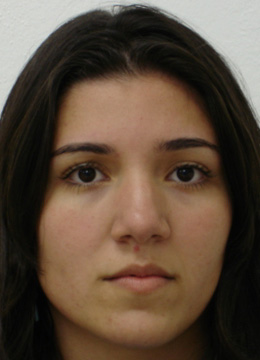
#> input picture test_HF/frontalimages_manuallyaligned_part1/105a.jpg, 260 x 360 px, given in place of 1b.jpg, which was not available
$ python HF_detection.py
#> lines starting #> are read from the running program, lines starting #| are printed output that depends on the picture; pictures that were not available may be replaced by others from this repository, and a replacement may not be noted
import numpy as np
import cv2

img=[]
vect_img=[]
for i in range(1,201):
    for lettre in ['a','b']:
        img.append(str(i)+lettre)

img_path='frontalimages_manuallyaligned_part1/'
#print(img_path+img[2]+'.jpg')

for i in range(1,201):
    image=cv2.imread(img_path+img[i]+'.jpg',0)
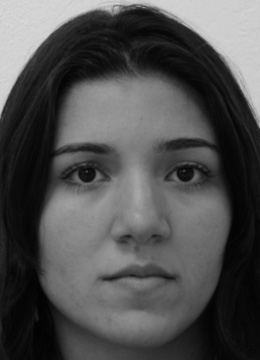
#> image: shape (360, 260); min 1, max 219, mean 79.5
    vect_img.append(image)
#> pass 2 of the loop `for i in range(1,201):`:
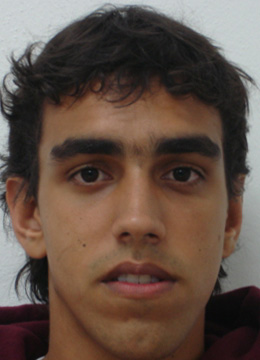
#> input picture test_HF/frontalimages_manuallyaligned_part1/114a.jpg, 260 x 360 px, given in place of 2a.jpg, which was not available
#> `image=cv2.imread(img_path+img[i]+'.jpg',0)`:
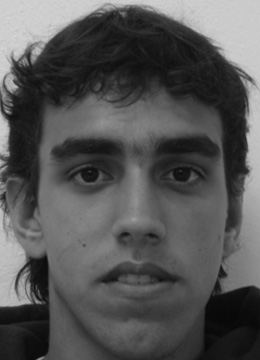
#> image: shape (360, 260); min 7, max 214, mean 85.2

vect_img[1]

# [5 lines of commented-out code are left out]

Label=[]  #1 homme 0 femme
#> Label = []

for i in range(1,21): #20
    Label.append(1)
#> after the loop, Label = [1, 1, 1, 1, 1, 1, 1, 1, 1, 1, 1, 1, 1, 1, 1, 1, 1, 1, 1, 1]

for i in range(1,5): #24
    Label.append(0)
#> after the loop, Label = [1, 1, 1, 1, 1, 1, 1, 1, 1, 1, 1, 1, 1, 1, 1, 1, 1, 1, 1, 1, 0, 0, 0, 0]

for i in range(1,5): #28
    Label.append(1)
#> after the loop, Label = 28 values, max 1 at index 0, min 0 at index 20, mean 0.857

for i in range(1,3): #30
    Label.append(0)
#> after the loop, Label = 30 values, max 1 at index 0, min 0 at index 20, mean 0.8

for i in range(1,11): #40
    Label.append(1)
#> after the loop, Label = 40 values, max 1 at index 0, min 0 at index 20, mean 0.85

for i in range(1,3): #42
    Label.append(0)
#> after the loop, Label = 42 values, max 1 at index 0, min 0 at index 20, mean 0.81

for i in range(1,7): #48
    Label.append(1)
#> after the loop, Label = 48 values, max 1 at index 0, min 0 at index 20, mean 0.833

for i in range(1,5): #52
    Label.append(0)
#> after the loop, Label = 52 values, max 1 at index 0, min 0 at index 20, mean 0.769

for i in range(1,3): #54
    Label.append(1)
#> after the loop, Label = 54 values, max 1 at index 0, min 0 at index 20, mean 0.778

for i in range(1,5): #58
    Label.append(0)
#> after the loop, Label = 58 values, max 1 at index 0, min 0 at index 20, mean 0.724

for i in range(1,15): #72
    Label.append(1)
#> after the loop, Label = 72 values, max 1 at index 0, min 0 at index 20, mean 0.778


for i in range(1,3): #74
    Label.append(0)
#> after the loop, Label = 74 values, max 1 at index 0, min 0 at index 20, mean 0.757

for i in range(1,3): #76
    Label.append(1)
#> after the loop, Label = 76 values, max 1 at index 0, min 0 at index 20, mean 0.763

for i in range(1,3): #78
    Label.append(0)
#> after the loop, Label = 78 values, max 1 at index 0, min 0 at index 20, mean 0.744

for i in range(1,7): #84
    Label.append(1)
#> after the loop, Label = 84 values, max 1 at index 0, min 0 at index 20, mean 0.762

for i in range(1,3): #86
    Label.append(0)
#> after the loop, Label = 86 values, max 1 at index 0, min 0 at index 20, mean 0.744

for i in range(1,15): #100
    Label.append(1)
#> after the loop, Label = 100 values, max 1 at index 0, min 0 at index 20, mean 0.78

for i in range(1,3): #102
    Label.append(0)
#> after the loop, Label = 102 values, max 1 at index 0, min 0 at index 20, mean 0.765


for i in range(1,13): #114
    Label.append(1)
#> after the loop, Label = 114 values, max 1 at index 0, min 0 at index 20, mean 0.789

for i in range(1,3): #116
    Label.append(0)
#> after the loop, Label = 116 values, max 1 at index 0, min 0 at index 20, mean 0.776

for i in range(1,3): #118
    Label.append(1)
#> after the loop, Label = 118 values, max 1 at index 0, min 0 at index 20, mean 0.78

for i in range(1,3): #120
    Label.append(0)
#> after the loop, Label = 120 values, max 1 at index 0, min 0 at index 20, mean 0.767

for i in range(1,17): #136
    Label.append(1)
#> after the loop, Label = 136 values, max 1 at index 0, min 0 at index 20, mean 0.794

for i in range(1,3): #138
    Label.append(0)
#> after the loop, Label = 138 values, max 1 at index 0, min 0 at index 20, mean 0.783

for i in range(1,5): #142
    Label.append(1)
#> after the loop, Label = 142 values, max 1 at index 0, min 0 at index 20, mean 0.789

for i in range(1,3): #144
    Label.append(0)
#> after the loop, Label = 144 values, max 1 at index 0, min 0 at index 20, mean 0.778

for i in range(1,5):#148
    Label.append(1)
#> after the loop, Label = 148 values, max 1 at index 0, min 0 at index 20, mean 0.784

for i in range(1,3): #150
    Label.append(0)
#> after the loop, Label = 150 values, max 1 at index 0, min 0 at index 20, mean 0.773

for i in range(1,5): #154
    Label.append(1)
#> after the loop, Label = 154 values, max 1 at index 0, min 0 at index 20, mean 0.779

for i in range(1,5): #158
    Label.append(0)
#> after the loop, Label = 158 values, max 1 at index 0, min 0 at index 20, mean 0.759

for i in range(1,9): #166
    Label.append(1)
#> after the loop, Label = 166 values, max 1 at index 0, min 0 at index 20, mean 0.771

for i in range(1,9): #174
    Label.append(0)
#> after the loop, Label = 174 values, max 1 at index 0, min 0 at index 20, mean 0.736

for i in range(1,7): #180
    Label.append(1)
#> after the loop, Label = 180 values, max 1 at index 0, min 0 at index 20, mean 0.744

for i in range(1,3): #182
    Label.append(0)
#> after the loop, Label = 182 values, max 1 at index 0, min 0 at index 20, mean 0.736

for i in range(1,9): #190
    Label.append(1)
#> after the loop, Label = 190 values, max 1 at index 0, min 0 at index 20, mean 0.747

for i in range(1,23): #212
    Label.append(0)
#> after the loop, Label = 212 values, max 1 at index 0, min 0 at index 20, mean 0.67

for i in range(1,21): #232
    Label.append(1)
#> after the loop, Label = 232 values, max 1 at index 0, min 0 at index 20, mean 0.698

for i in range(1,3): #234
    Label.append(0)
#> after the loop, Label = 234 values, max 1 at index 0, min 0 at index 20, mean 0.692

for i in range(1,3): #236
    Label.append(1)
#> after the loop, Label = 236 values, max 1 at index 0, min 0 at index 20, mean 0.695

for i in range(1,3): #238
    Label.append(0)
#> after the loop, Label = 238 values, max 1 at index 0, min 0 at index 20, mean 0.689

for i in range(1,3): #240
    Label.append(1)
#> after the loop, Label = 240 values, max 1 at index 0, min 0 at index 20, mean 0.692

for i in range(1,53): #292
    Label.append(0)
#> after the loop, Label = 292 values, max 1 at index 0, min 0 at index 20, mean 0.568

for i in range(1,5): #296
    Label.append(1)
#> after the loop, Label = 296 values, max 1 at index 0, min 0 at index 20, mean 0.574

for i in range(1,7): #302
    Label.append(0)
#> after the loop, Label = 302 values, max 1 at index 0, min 0 at index 20, mean 0.563

for i in range(1,7): #308
    Label.append(1)
#> after the loop, Label = 308 values, max 1 at index 0, min 0 at index 20, mean 0.571

for i in range(1,21): #328
    Label.append(0)
#> after the loop, Label = 328 values, max 1 at index 0, min 0 at index 20, mean 0.537

for i in range(1,3): #330
    Label.append(1)
#> after the loop, Label = 330 values, max 1 at index 0, min 0 at index 20, mean 0.539

for i in range(1,11): #340
    Label.append(0)
#> after the loop, Label = 340 values, max 1 at index 0, min 0 at index 20, mean 0.524

for i in range(1,3): #342
    Label.append(1)
#> after the loop, Label = 342 values, max 1 at index 0, min 0 at index 20, mean 0.526

for i in range(1,21): #362
    Label.append(0)
#> after the loop, Label = 362 values, max 1 at index 0, min 0 at index 20, mean 0.497

for i in range(1,3): #364
    Label.append(1)
#> after the loop, Label = 364 values, max 1 at index 0, min 0 at index 20, mean 0.5

for i in range(1,5): #368
    Label.append(0)
#> after the loop, Label = 368 values, max 1 at index 0, min 0 at index 20, mean 0.495

for i in range(1,9): #376
    Label.append(1)
#> after the loop, Label = 376 values, max 1 at index 0, min 0 at index 20, mean 0.505

for i in range(1,3): #378
    Label.append(0)
#> after the loop, Label = 378 values, max 1 at index 0, min 0 at index 20, mean 0.503

for i in range(1,11): #388
    Label.append(1)
#> after the loop, Label = 388 values, max 1 at index 0, min 0 at index 20, mean 0.515

for i in range(1,13): #400
    Label.append(0)
    i=i+1
#> after the loop, Label = 400 values, max 1 at index 0, min 0 at index 20, mean 0.5

print(np.shape(Label))
#| (400,)

np.save('Label',Label)

fichier = open("Label.txt", "w")
for item in Label:
    fichier.write(str(item))
    fichier.write("\n")
#> this loop made 400 passes
#> item on passes 3 to 5: 1, 1, 1
fichier.close()
